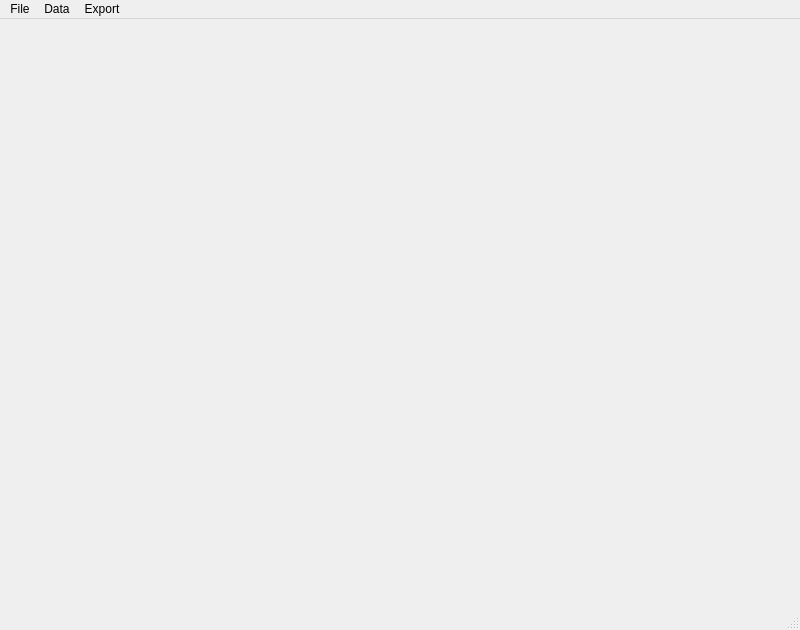
<?xml version="1.0" encoding="UTF-8"?>
<ui version="4.0">
 <class>MainWindow</class>
 <widget class="QMainWindow" name="MainWindow">
  <property name="geometry">
   <rect>
    <x>0</x>
    <y>0</y>
    <width>800</width>
    <height>630</height>
   </rect>
  </property>
  <property name="windowTitle">
   <string>GraPhysio</string>
  </property>
  <widget class="QWidget" name="centralwidget">
   <layout class="QHBoxLayout" name="horizontalLayout">
    <item>
     <widget class="QTabWidget" name="tabWidget">
      <property name="currentIndex">
       <number>-1</number>
      </property>
      <property name="documentMode">
       <bool>true</bool>
      </property>
      <property name="tabsClosable">
       <bool>true</bool>
      </property>
     </widget>
    </item>
   </layout>
  </widget>
  <widget class="QStatusBar" name="statusBar"/>
  <widget class="QMenuBar" name="menuBar">
   <property name="geometry">
    <rect>
     <x>0</x>
     <y>0</y>
     <width>800</width>
     <height>21</height>
    </rect>
   </property>
   <widget class="QMenu" name="menuFile">
    <property name="title">
     <string>File</string>
    </property>
   </widget>
   <widget class="QMenu" name="menuExport">
    <property name="title">
     <string>Export</string>
    </property>
   </widget>
   <widget class="QMenu" name="menuData">
    <property name="title">
     <string>Data</string>
    </property>
   </widget>
   <addaction name="menuFile"/>
   <addaction name="menuData"/>
   <addaction name="menuExport"/>
  </widget>
  <action name="actNewplot">
   <property name="text">
    <string>New plot</string>
   </property>
  </action>
  <action name="actQuit">
   <property name="text">
    <string>Quit</string>
   </property>
  </action>
 </widget>
 <resources/>
 <connections/>
</ui>
